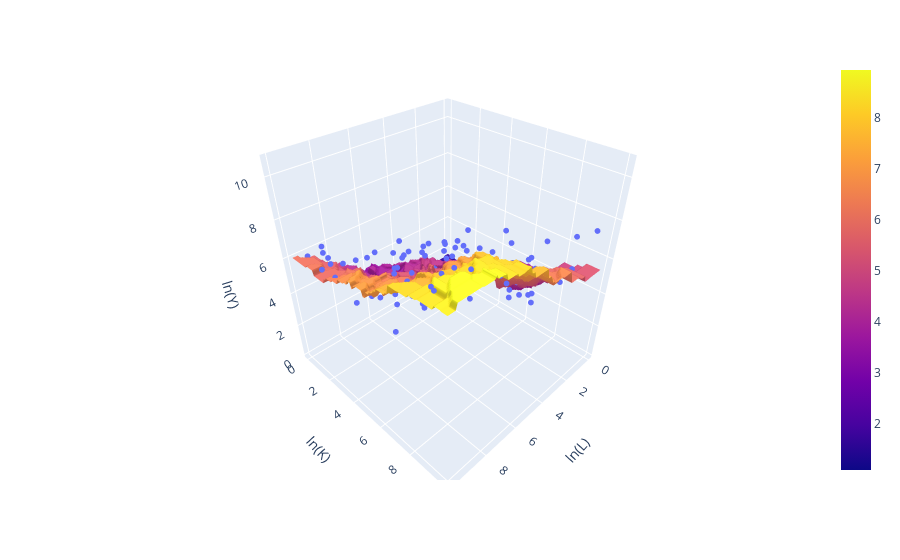

Source (notebook cell):
### Markdown cell above
## 3D Regression Plot and Heatmap

### Code cell
Plot_function(model=best_model, data=data)
